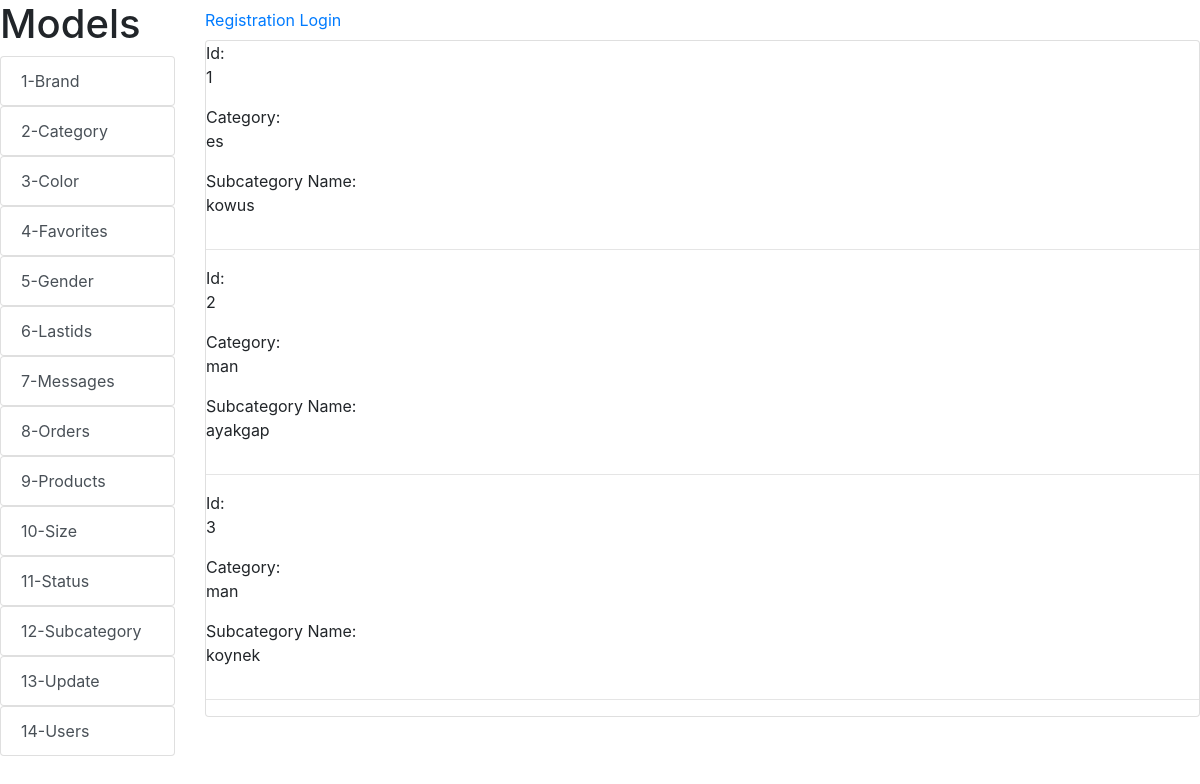
Page /subcategory/ on the committed database.
### alemsite/models.py (models this page shows, shortened)
class Subcategory(models.Model):
    category = models.ForeignKey('Category', on_delete=models.CASCADE, related_name='subcategory', default='')
    name = models.CharField(max_length=150,)

class Category(models.Model):
    ai = models.CharField(max_length=100)
    name = models.CharField(max_length=100)
    photo = models.ImageField(upload_to='Category/%Y/%m/%d')
    def __str__(self):
        return f'{self.ai} '

### alemsite/views.py (the view)
# urls.py: path('subcategory/', subcategory, name='subcategory'),
def subcategory(request):
    subcategory = Subcategory.objects.all()
    return render(request, 'subcategory/subcategory.html', {'subcategory':subcategory})

### alemsite/templates/subcategory/subcategory.html
{% extends 'index.html'%}
{% block content %}
    {% for item in subcategory %}
        Id:
        <p>{{ item.id }}</p>
        Category:
        <p>{{ item.category }}</p>
        Subcategory Name:
    <p>{{ item.name }}</p>
        <hr>
    {% endfor %}
{% endblock %}

### rows in the picture
Subcategory: id "1", category "es", name "kowus"
Subcategory: id "2", category "man", name "ayakgap"
Subcategory: id "3", category "man", name "koynek"
